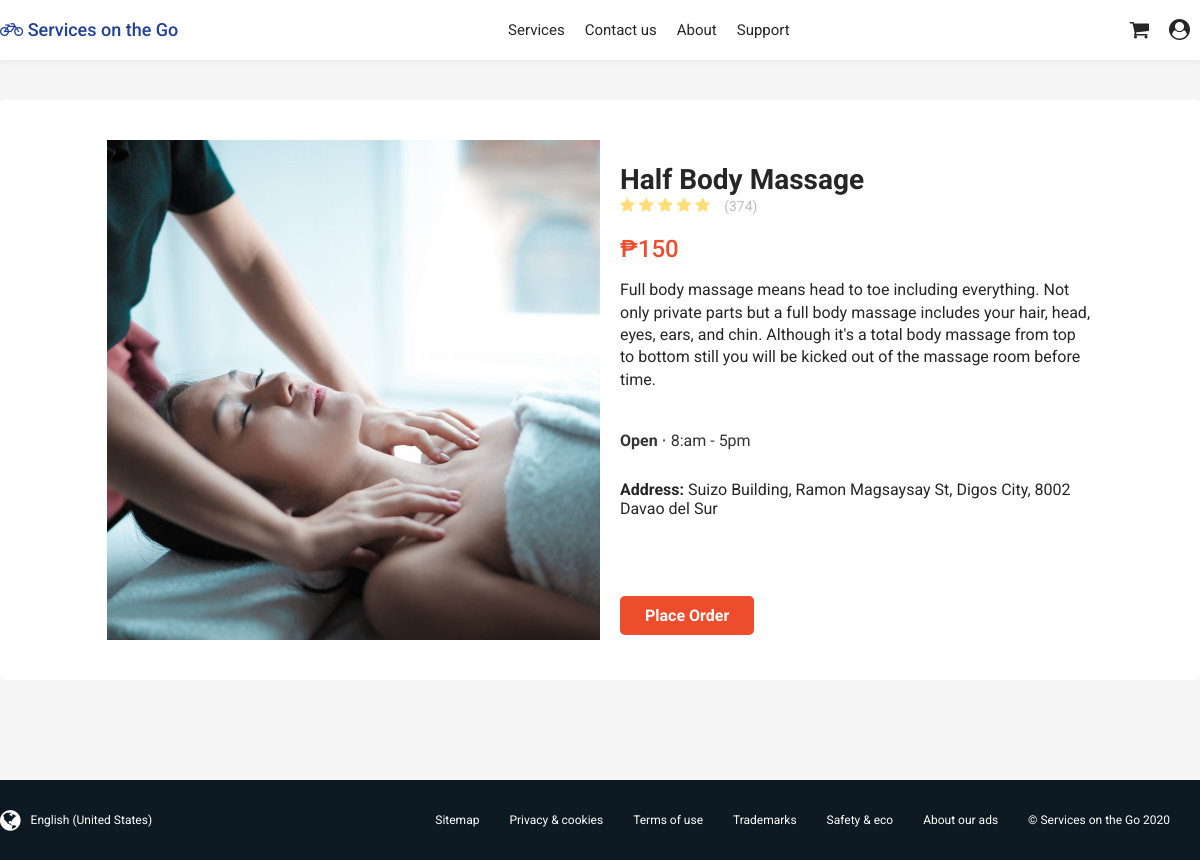
/views/detail.php?id=134 (signed in), run on the app's committed database.
### tables this page shows
CREATE TABLE `tblservices` (
  `IDServices` int(11) NOT NULL,
  `Username` varchar(100) NOT NULL,
  `Company_Name` varchar(45) NOT NULL,
  `Services_Title` longtext NOT NULL,
  `Services_Desc` longtext NOT NULL,
  `Services_Img` longtext NOT NULL,
  `category` varchar(255) NOT NULL,
  `subcategory` varchar(255) NOT NULL,
  `latitude` varchar(255) NOT NULL,
  `longtitude` varchar(255) NOT NULL,
  `price` int(11) NOT NULL,
  `address` varchar(255) NOT NULL
);

### views/detail.php (the view, shortened to what this page needs)
<!DOCTYPE html>
<html lang="en">
<head>
	<link rel="stylesheet" type="text/css" href="../css/style.css">
	<link rel="stylesheet" type="text/css" href="../css/detail.css">
	<link rel="stylesheet" href="https://cdnjs.cloudflare.com/ajax/libs/font-awesome/4.7.0/css/font-awesome.min.css">
</head>
<body>
	<nav class="main-nav">
		<div class="main-nav-inner">
			<a href="index.php">
				<label class="logo"><i class="fa fa-bicycle"></i> Services on the Go</label>
			</a>
			<ul class="main-menu">
				<li><a href="category.php">Services</a></li>
				<li><a href="#">Contact us</a></li>
				<li><a href="#">About</a></li>
				<li><a href="#">Support</a></li>
			</ul>
			<ul class="right-menu">
				<li><a href="#"><i class="fa fa-shopping-cart"></i></a></li>
				<li><a href="#"><i class="fa fa-user-circle"></i></a></li>
			</ul>
		</div>
	</nav>
	<section class="section-detail">
		<div class="section-detail-inner">
			<?php
				include('../php/connect.php');
				if(isset($_GET['id'])) {
					$sql = "SELECT * FROM `tblservices` WHERE IDServices = " . $_GET['id'];
					$result = $conn->query($sql);
					if ($result->num_rows > 0) {
						$row = $result->fetch_assoc();
					}
				}
			?>
			<div class="detail-image"
				style="background-image: url('../assets/images/services/<?php echo $row['Services_Img']; ?>')"
			></div>
			<div class="detail-info">
				<div>
					<h2><?php echo $row['Services_Title']; ?></h2>
					<div class="ratings">
						<div>
							<div class="stars-div">
								<label class="stars">
									<i class="fa fa-star"></i>
									<i class="fa fa-star"></i>
									<i class="fa fa-star"></i>
									<i class="fa fa-star"></i>
									<i class="fa fa-star"></i>
								</label>
								<span class="star-detail">(374)</span>
							</div>
							<p class="price">₱<?php echo $row["price"]; ?></p>
							<p class="category-detail"><?php echo $row["Services_Desc"]; ?></p>
							<span class="open"><b>Open</b> ⋅ 8:am - 5pm</span>
							<p><b>Address:</b> <?php echo $row["address"]; ?></p>
						</div>
					</div>
				</div>
				<div>
					<form method="post">
						<input type="submit" class="btn-order" value="Place Order">
					</form>
				</div>
			</div>
		</div>
	</section>
	<footer class="footer">
		<div class="footer-inner">
			<div>
				<i class="fa fa-globe fa-2x"></i> English (United States)
			</div>
			<ul>
				<li><a href="#">Sitemap</a></li>
				<li><a href="#">Privacy & cookies</a></li>
				<li><a href="#">Terms of use</a></li>
				<li><a href="#">Trademarks</a></li>
				<li><a href="#">Safety & eco</a></li>
				<li><a href="#">About our ads</a></li>
				<li><a href="#">&copy; Services on the Go 2020</a></li>
			</ul>
		</div>
	</footer>
</body>
</html>

### css/style.css (style rules this page uses)
body, ul, li { padding: 0; margin: 0; font-family: Roboto, sans-serif; }
ul { list-style-type: none; }
a { color: #262626; text-decoration: none; padding-bottom: 2px; }
.main-nav { z-index: 1; display: flex; width: 100%; position: fixed; top: 0; background: #fff; box-shadow: 0 1px 8px 0 rgba(0,0,0,0.06); }
.main-nav .logo { font-weight: 500; font-size: 18px; color: #204198; }
.main-nav-inner { width: 1200px; height: 60px; display: flex; align-items: center; justify-content: space-between; margin: 0 auto; font-size: 15px; }
.main-nav-inner ul { display: flex; }
.main-nav-inner ul li { padding: 0 10px; }
.main-nav-inner .right-menu li a i { font-size: 1.4em; }
.footer { background: #0D1A23; color: #fff; font-size: 12px; }
.footer .footer-inner { max-width: 1200px; height: 80px; margin: 0 auto; display: flex; align-items: center; justify-content: space-between; }
.footer div { display: flex; align-items: center; }
.footer-inner ul { display: flex; flex-wrap: wrap; }
.footer-inner div > i { margin-right: 10px; }
.footer ul li { margin-right: 30px; }
.footer ul li a { color: #fff; }

### css/detail.css (style rules this page uses)
body { background-color: #f5f5f5; }
.section-detail { max-width: 1200px; margin: 100px auto; padding: 40px 20px; background-color: #fff; border-radius: 5px; box-sizing: border-box; color: #262626; }
.section-detail .section-detail-inner { display: grid; max-width: 85%; margin: 0 auto; grid-template-columns: repeat(2, 1fr); }
.section-detail .detail-image { width: 100%; height: 500px; background-size: cover; background-position: center; }
.section-detail .detail-info { padding-left: 20px; box-sizing: border-box; display: flex; flex-direction: column; justify-content: space-between; }
.section-detail .detail-info h2 { font-size: 28px; margin-bottom: 0; }
.section-detail .category-detail { line-height: 1.4em; }
.section-detail p.price { font-size: 24px; font-weight: 500; color: #ee4d2d; padding: 0; margin: 0; }
.section-detail .stars-div { margin-bottom: 20px; }
.section-detail .detail-info .stars { color: #FFDD78; }
.section-detail .open { color: rgba(0,0,0,.8); margin-top: 40px; display: block; margin-bottom: 30px; }
.section-detail .detail-info .star-detail { font-size: 14px; margin-left: 10px; color: rgba(0,0,0,.26); }
.section-detail .btn-order { outline: none; background: #EE4D2D; font-family: Roboto, sans-serif; color: #fff; padding: 10px 25px; cursor: pointer; font-weight: bold; font-size: 16px; margin: 5px 0; border-radius: 5px; border: 0; display: inline-block; }

### data on the page
tblservices: Services_Img (picture), Services_Title "Half Body Massage", price "150", Services_Desc "Full body massage means head to toe including everything. Not only private parts but a full body massage includes your hair, head, eyes, ears, and chin. Although it's a total body massage from top to bottom still you will be kicked out of the massage room before time.", address "Suizo Building, Ramon Magsaysay St, Digos City, 8002 Davao del Sur"
